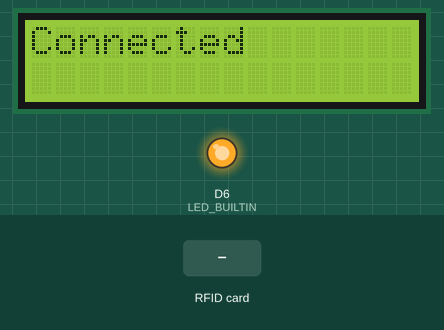
Recording of a sketch running on a simulated Arduino MKR. Parts: 16×2 character LCD, output pins drawn as LEDs (lit = HIGH). The inputs (shaded band) are chosen by the test bench. WiFi joins after 1.5 s; servers stay silent unless stated; uploads are accepted with an empty reply; what the sketch prints to the serial monitor is not drawn.

Above: at 7.7 s.
At 10.0 s:
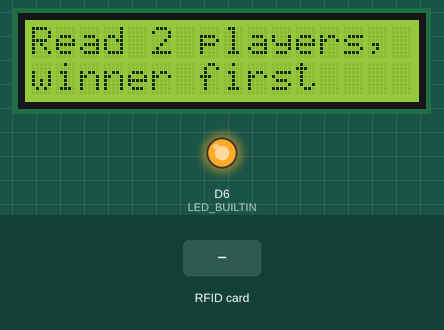
10.1 s: RFID card 5E 7A 19 C4 held to the reader
At 11.2 s:
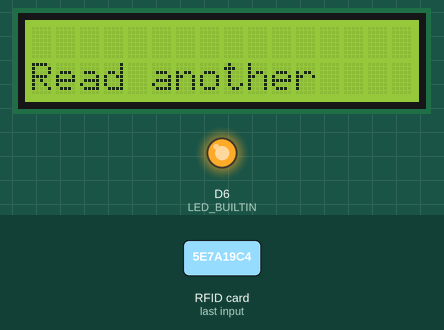
At 18.3 s:
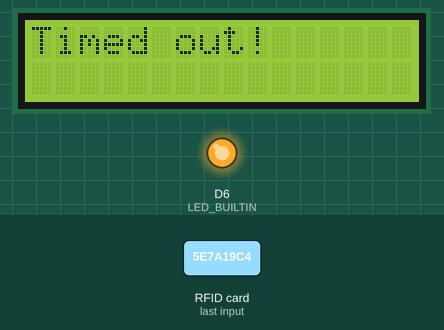
Timing chart, 0 to 19.8 s (numbered marks = the images above; inputs shaded):
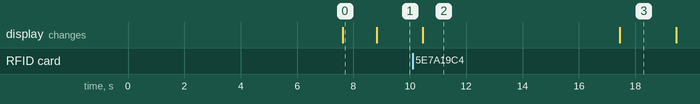

The sketch:

device.ino
```cpp
// Designed for MKR1000
// https://store.arduino.cc/arduino-mkr1000-wifi

// Laitteen toimintaperiaate

// Ideana on lukea pelin voittajan sekä häviäjän kulkukorteista tunnisteet ja
// lähettää tiedot palvelimelle pelien tilastointia varten. Voittaja skannaa
// korttinsa ensin, sitten häviäjä. Tasapeli voidaan toteuttaa myöhemmin
// vaikkapa pohjaan jäävän kytkimen avulla.

// 1.
// Ensin laite haluaa lukea tunnisteen voittajan kulkukortista. Luettu tunniste
// vaihdetaan käyttäjänimeen palvelimen kanssa, joka myös näytetään LCD-näytöllä.
// Jos tunnistetta ei löydy tietokannasta näytetään kyseinen tunniste.

// 2.
// Seuraavaksi laite haluaa lukea häviäjän kortin, X sekunnin sisällä. Jos
// aikaa kuluu enemmän kuin X palataan kohtaan 1. Tarpeeksi nopean kortinluvun
// jälkeen tunniste vaihdetaan taas käyttäjänimeen joka myös näytetään hetken
// aikaa LCD-näytöllä.

// 3.
// Laite lähettää molempien pelaajien nimet palvelimelle tilastointia varten.
// Palataan kohtaan 1.

#include <WiFi101.h>
#include <MFRC522.h>
#include <LiquidCrystal.h>
#include "secrets.h"

// From "secrets.h"
const char *serverIP = SERVER_IP;
uint16_t serverPort = SERVER_PORT;
const char *wifiName = WIFI_SSID;
const char *wifiPassword = WIFI_PASSWORD;

LiquidCrystal lcd(0, 1, 2, 3, 4, 5);

// Main state. How many players is currently readed
int playersReaded = 0;

// ==========================================================================
// RFID-TAGS
// Small delay between reading rfid-tags
// ==========================================================================
unsigned long lastTagTime = 0;
const unsigned long TAG_DELAY = 3000;

// =======================================================================
// TIMEOUT
// If only 1 (one) player is readed for X sec, system timeouts and resets to
// initial state
// =======================================================================
bool canTimeout = false;
unsigned long timeoutTimer = 0;
const int TIMEOUT_DELAY = 7000;

// ==========================================================================
// REQUESTS
// First tags are changed to usernames
// When we have readed both players we are available to save game
// ==========================================================================
bool canAuthenticate = false;
bool canSave = false;

// How RC522 is connected to MKR1000
#define SDA_PIN 11
#define RST_PIN 15

// When reading response, skip headers before interesting data comes
const int HEADER_ROWS_TO_SKIP = 5;
// Read only x bytes from interesting part
// Username can't be longer than this
const int RESPONSE_BUFFER = 64 + 1;
// State when save request has sent
const int GAME_SAVED = -1;

// defined in server
String SUCCESS_MESSAGE = "ok";

// These will be set when server responses
String winnerName = "";
String loserName = "";
String winnerShort = "";
String loserShort = "";
// Readed tag
String tag = "";

MFRC522 mfrc522(SDA_PIN, RST_PIN);
WiFiClient client;

void loop()
{
	// All internet related stuff happens here
	handleTrafficBetweenClientAndServer();

	// Second player must been read after X seconds or we go to initial state
	checkTimeout();

	// Do nothing if there is no RFID-tag to read
	if (!isTagAvailable()) return;

	// Tag available!
	// Make sure there is some delay between reads
	if ((millis() - lastTagTime) > TAG_DELAY) {
		// In next iteration we are allowed to make a request
		canAuthenticate = true;
		// Just to be sure
		canSave = false;
		tag = readTag();
		Serial.println("tag: " + tag + " readed");
		// Update latest tag read timestamp
		lastTagTime = millis();
	}

}

// =======================================================================
// INTERNET FUNCTIONS
// =======================================================================

void handleTrafficBetweenClientAndServer() {
	if (client.connect(serverIP, serverPort)) {
		// Check if we can recognize player or save a game
		// save
		if (canSave)
		{
			Serial.println("BOTH PLAYERS READ, SAVE AVAILABLE!");
			Serial.println("Winner: " + winnerName);
			Serial.println("Loser: " + loserName);
			makeRequest(true, "/api/iot/", winnerName + "," + loserName);
			canSave = false;
			playersReaded = GAME_SAVED;
		}
		// recognize player
		else
		{
			int error = makeRequest(canAuthenticate, "/api/tag/", tag);
			if (error)
				return ;
		}

		// Read response
		while (client.connected())
		{
			if (client.available())
			{
				readResponse();
			}
		}
		client.stop();
		canAuthenticate = false;
	}
	// Not connected
	else
	{
		handleServerOffline();
	}
}

void handleServerOffline() {
	if (!(canAuthenticate || canSave)) return ;

	showMessage("Server offline", 2000);
	resetState();
	// Debug
	Serial.println("Server offline");
	Serial.print("playersReaded: ");
	Serial.println((int)playersReaded);
	showMainScreen();
}

int makeRequest(bool isAllowed, String url, String payload) {
	if (!isAllowed)
		return 1;
	Serial.println("Sending request with: <" + tag + ">");

	client.print("GET ");
	client.print(url);
	client.print(payload);
	client.println(" HTTP/1.1");

	client.print("Host: ");
	client.println(serverIP);
	client.println("User-Agent: ArduinoWiFi/1.1");
	client.print("Arduino-Token: ");
	client.println(SECRET_TOKEN);
	client.println("Connection: close");
	client.println();
	return 0;
}

void readResponse() {
	int newLines = 0;
	int i = 0;
	char buffer[RESPONSE_BUFFER + 1];
	while (client.connected()) {
		// Client aint connected to server anymore so we should have a response
		if (!client.available())
		{

			// Response is now available!

			Serial.println("");
			Serial.print("Response (buffer): ");
			Serial.println(buffer);


			String temp(buffer);
			// One player readed, not in state yet
			if (playersReaded == 0) {
				winnerName = temp;

				if (winnerName.length() > 16) {
					winnerShort = temp.substring(0, 12);
					winnerShort += "...";
				} else {
					winnerShort = temp.substring(0, 15);
				}

				showOnePlayer(winnerShort);
				startTimeoutClock();
			}
			// Two players readed, not in state yet
			else if (playersReaded == 1) {
				disableTimeoutClock();
				loserName = temp;
				if (loserName.length() > 16) {
					loserShort = temp.substring(0, 12);
					loserShort += "...";
				} else {
					loserShort = temp.substring(0, 15);
				}
				//loserShort = temp.substring(0, 15);
				showBothPlayers(winnerShort, loserShort, 2000);
			}


			// Update state
			// After game is saved, reset state
			if (playersReaded == GAME_SAVED) {
				String message = "Game uploaded!";
				if (!temp.equals(SUCCESS_MESSAGE)) {
					message = "Save failed!";
				}
				showMessage(message, 2000);
				resetState();
				showMainScreen();
			}

			// Otherwise we have read one player more so increase state
			else {
				playersReaded++;
			}

			// Debug
			Serial.print("playersReaded: ");
			Serial.println((int)playersReaded);

			// When both players are read we are able to save a game
			if (playersReaded == 2) {
				canSave = true;
				canAuthenticate = false;
			}
			return ;
		}

		// Parse response
		char c = client.read();
		// Calculate newlines so we can ignore headers
		if (c == '\n')
			newLines++;
		// Ignore first rows
		if (newLines > HEADER_ROWS_TO_SKIP && c != '\n') {
			// Copy only X char
			if (i < RESPONSE_BUFFER) {
				buffer[i] = c;
			}
			i++;
		}
		if (i < RESPONSE_BUFFER) {
			buffer[i] = '\0';
		}
		buffer[RESPONSE_BUFFER] = '\0';
	}
}

// =======================================================================
// TIMEOUT FUNCTIONS
// =======================================================================

void checkTimeout() {
	if (!(canTimeout && (millis() - timeoutTimer) >= TIMEOUT_DELAY)) {
		return;
	}
	showMessage("Timed out!", 2000);
	Serial.println("TIMED OUT!");
	resetState();
	Serial.print("Players readed: ");
	Serial.println((int)playersReaded);
	showMainScreen();
}

void startTimeoutClock() {
	canTimeout = true;
	timeoutTimer = millis();
}

void disableTimeoutClock() {
	canTimeout = false;
}


void resetState() {
	playersReaded = 0;
	canAuthenticate = false;
	canTimeout = false;
	canSave = 0;
	winnerName = "";
	loserName = "";
}

// =======================================================================
// RFID FUNCTIONS
// =======================================================================

int isTagAvailable()
{
	if (!mfrc522.PICC_IsNewCardPresent())
		return 0;
	if (!mfrc522.PICC_ReadCardSerial())
		return 0;
	return 1;
}

String readTag()
{
	String tag = "";
	for (byte i = 0; i < mfrc522.uid.size; i++)
	{
		tag.concat(String(mfrc522.uid.uidByte[i] < 0x10 ? " 0" : " "));
		tag.concat(String(mfrc522.uid.uidByte[i], HEX));
	}
	tag.toUpperCase();
	tag.replace(" ", "%20");
	return tag;
}

// =======================================================================
// WIFI FUNCTIONS
// =======================================================================

// Blocks until WiFi-connections is established
void connectToWiFi(const char *ssid, const char *password)
{
	if (WiFi.status() == WL_NO_SHIELD)
	{
		Serial.println("WiFi not enabled");
		while (true)
		{
		}
	}

	int status = WL_IDLE_STATUS;
	while (status != WL_CONNECTED)
	{
		Serial.println("Trying connect to WiFi");
		status = WiFi.begin(ssid, password);
		Serial.print("Status: ");
		Serial.println(status);
		delay(5000);
	}
}

void printWifiStatus()
{
	// Print the SSID of the network you're attached to:
	Serial.print("SSID: ");
	Serial.println(WiFi.SSID());

	// Print your WiFi shield's IP address:
	IPAddress ip = WiFi.localIP();
	Serial.print("IP Address: ");
	Serial.println(ip);

	// Print the received signal strength:
	long rssi = WiFi.RSSI();
	Serial.print("signal strength (RSSI):");
	Serial.print(rssi);
	Serial.println(" dBm");
	// Print where to go in a browser:
	Serial.print("To see this page in action, open a browser to http://");
	Serial.println(ip);
}

// =======================================================================
// LCD FUNCTIONS
// =======================================================================

void showMessage(String msg) {
	lcd.clear();
	lcd.setCursor(0,0);
	lcd.print(msg);
}

void showMessage(String msg, int delayMillis) {
	lcd.clear();
	lcd.setCursor(0,0);
	lcd.print(msg);
	delay(delayMillis);
}

void showMainScreen() {
	lcd.clear();
	lcd.setCursor(0,0);
	lcd.print("Read 2 players,");
	lcd.setCursor(0,1);
	lcd.print("winner first");
}

void showOnePlayer(String player) {
	lcd.clear();
	lcd.setCursor(0, 0);
	lcd.print(player);
	lcd.setCursor(0, 1);
	lcd.print("Read another");
}

void showBothPlayers(String player1, String player2, int delayMillis) {
	lcd.clear();
	lcd.setCursor(0, 0);
	lcd.print(player1);
	lcd.setCursor(0, 1);
	lcd.print(player2);
	delay(delayMillis);
}

// =======================================================================
// SETUP FUNCTION
// =======================================================================

void setup()
{
	// This is needed to communicate with RC522
	SPI.begin();
	mfrc522.PCD_Init();
	Serial.begin(115200);
	Serial.println("Card reader ready...");
	lcd.begin(16, 2);
	showMessage("Connecting...", 1000);
	pinMode(LED_BUILTIN, OUTPUT);
	digitalWrite(LED_BUILTIN, HIGH);
	connectToWiFi(wifiName, wifiPassword);
	printWifiStatus();
	showMessage("Connected", 1000);
	client.connect(serverIP, serverPort);
	// Debug
	Serial.print("playersReaded: ");
	Serial.println((int)playersReaded);
	showMainScreen();
}
```

secrets.example.h
```cpp
#define WIFI_SSID "ssid"
#define WIFI_PASSWORD "password"
#define SERVER_IP "0.0.0.0"
#define SERVER_PORT 8080
#define SECRET_TOKEN "optional"
```

Measured:
- after the input at 10.1 s, the display: changes after 0.36 s (image 2)
- what the display in image 0 shows lasts 1.2 s, from 7.6 s to 8.8 s
- what the display in image 2 shows lasts 6.9 s, from 10.5 s to 17.4 s
